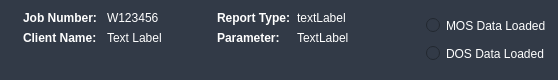
            <widget class="QWidget" name="Header_2" native="true">
             <property name="sizePolicy">
              <sizepolicy hsizetype="Preferred" vsizetype="MinimumExpanding">
               <horstretch>0</horstretch>
               <verstretch>0</verstretch>
              </sizepolicy>
             </property>
             <property name="maximumSize">
              <size>
               <width>16777215</width>
               <height>80</height>
              </size>
             </property>
             <property name="styleSheet">
              <string notr="true">QWidget {
	background-color: #323a47; 
	color: white; 
	border-radius: 10px;
} 
</string>
             </property>
             <layout class="QHBoxLayout" name="horizontalLayout_7">
              <item alignment="Qt::AlignLeft">
               <widget class="QWidget" name="widget_3" native="true">
                <layout class="QFormLayout" name="formLayout_4">
                 <property name="formAlignment">
                  <set>Qt::AlignLeading|Qt::AlignLeft|Qt::AlignTop</set>
                 </property>
                 <property name="horizontalSpacing">
                  <number>10</number>
                 </property>
                 <property name="leftMargin">
                  <number>12</number>
                 </property>
                 <property name="topMargin">
                  <number>0</number>
                 </property>
                 <property name="rightMargin">
                  <number>12</number>
                 </property>
                 <property name="bottomMargin">
                  <number>0</number>
                 </property>
                 <item row="0" column="0">
                  <widget class="QLabel" name="jobNumLabel2">
                   <property name="font">
                    <font>
                     <weight>75</weight>
                     <bold>true</bold>
                    </font>
                   </property>
                   <property name="text">
                    <string>Job Number:</string>
                   </property>
                  </widget>
                 </item>
                 <item row="0" column="1">
                  <widget class="QLabel" name="jobNum">
                   <property name="text">
                    <string>W123456</string>
                   </property>
                  </widget>
                 </item>
                 <item row="1" column="0">
                  <widget class="QLabel" name="label_25">
                   <property name="font">
                    <font>
                     <weight>75</weight>
                     <bold>true</bold>
                    </font>
                   </property>
                   <property name="text">
                    <string>Client Name:</string>
                   </property>
                  </widget>
                 </item>
                 <item row="1" column="1">
                  <widget class="QLabel" name="clientNameHeader">
                   <property name="text">
                    <string>Text Label</string>
                   </property>
                  </widget>
                 </item>
                </layout>
               </widget>
              </item>
              <item alignment="Qt::AlignLeft">
               <widget class="QWidget" name="widget_13" native="true">
                <property name="minimumSize">
                 <size>
                  <width>200</width>
                  <height>0</height>
                 </size>
                </property>
                <layout class="QFormLayout" name="formLayout_6">
                 <property name="fieldGrowthPolicy">
                  <enum>QFormLayout::FieldsStayAtSizeHint</enum>
                 </property>
                 <property name="formAlignment">
                  <set>Qt::AlignHCenter|Qt::AlignTop</set>
                 </property>
                 <property name="leftMargin">
                  <number>0</number>
                 </property>
                 <property name="topMargin">
                  <number>0</number>
                 </property>
                 <property name="rightMargin">
                  <number>0</number>
                 </property>
                 <property name="bottomMargin">
                  <number>0</number>
                 </property>
                 <item row="0" column="0">
                  <widget class="QLabel" name="label_14">
                   <property name="font">
                    <font>
                     <weight>75</weight>
                     <bold>true</bold>
                    </font>
                   </property>
                   <property name="text">
                    <string>Report Type:</string>
                   </property>
                  </widget>
                 </item>
                 <item row="0" column="1">
                  <widget class="QLabel" name="reportTypeHeader">
                   <property name="text">
                    <string>textLabel</string>
                   </property>
                  </widget>
                 </item>
                 <item row="1" column="0">
                  <widget class="QLabel" name="label_26">
                   <property name="font">
                    <font>
                     <weight>75</weight>
                     <bold>true</bold>
                    </font>
                   </property>
                   <property name="text">
                    <string>Parameter:</string>
                   </property>
                  </widget>
                 </item>
                 <item row="1" column="1">
                  <widget class="QLabel" name="parameterHeader">
                   <property name="text">
                    <string>TextLabel</string>
                   </property>
                  </widget>
                 </item>
                </layout>
               </widget>
              </item>
              <item>
               <spacer name="horizontalSpacer_6">
                <property name="orientation">
                 <enum>Qt::Horizontal</enum>
                </property>
                <property name="sizeHint" stdset="0">
                 <size>
                  <width>40</width>
                  <height>20</height>
                 </size>
                </property>
               </spacer>
              </item>
              <item>
               <widget class="QWidget" name="icpDataField" native="true">
                <property name="maximumSize">
                 <size>
                  <width>300</width>
                  <height>16777215</height>
                 </size>
                </property>
                <layout class="QVBoxLayout" name="verticalLayout_25">
                 <property name="leftMargin">
                  <number>0</number>
                 </property>
                 <property name="topMargin">
                  <number>0</number>
                 </property>
                 <property name="rightMargin">
                  <number>0</number>
                 </property>
                 <property name="bottomMargin">
                  <number>0</number>
                 </property>
                 <item>
                  <widget class="QRadioButton" name="radioButton">
                   <property name="text">
                    <string>MOS Data Loaded</string>
                   </property>
                   <property name="checkable">
                    <bool>false</bool>
                   </property>
                  </widget>
                 </item>
                 <item>
                  <widget class="QRadioButton" name="radioButton_2">
                   <property name="text">
                    <string>DOS Data Loaded</string>
                   </property>
                   <property name="checkable">
                    <bool>false</bool>
                   </property>
                  </widget>
                 </item>
                </layout>
               </widget>
              </item>
             </layout>
            </widget>
